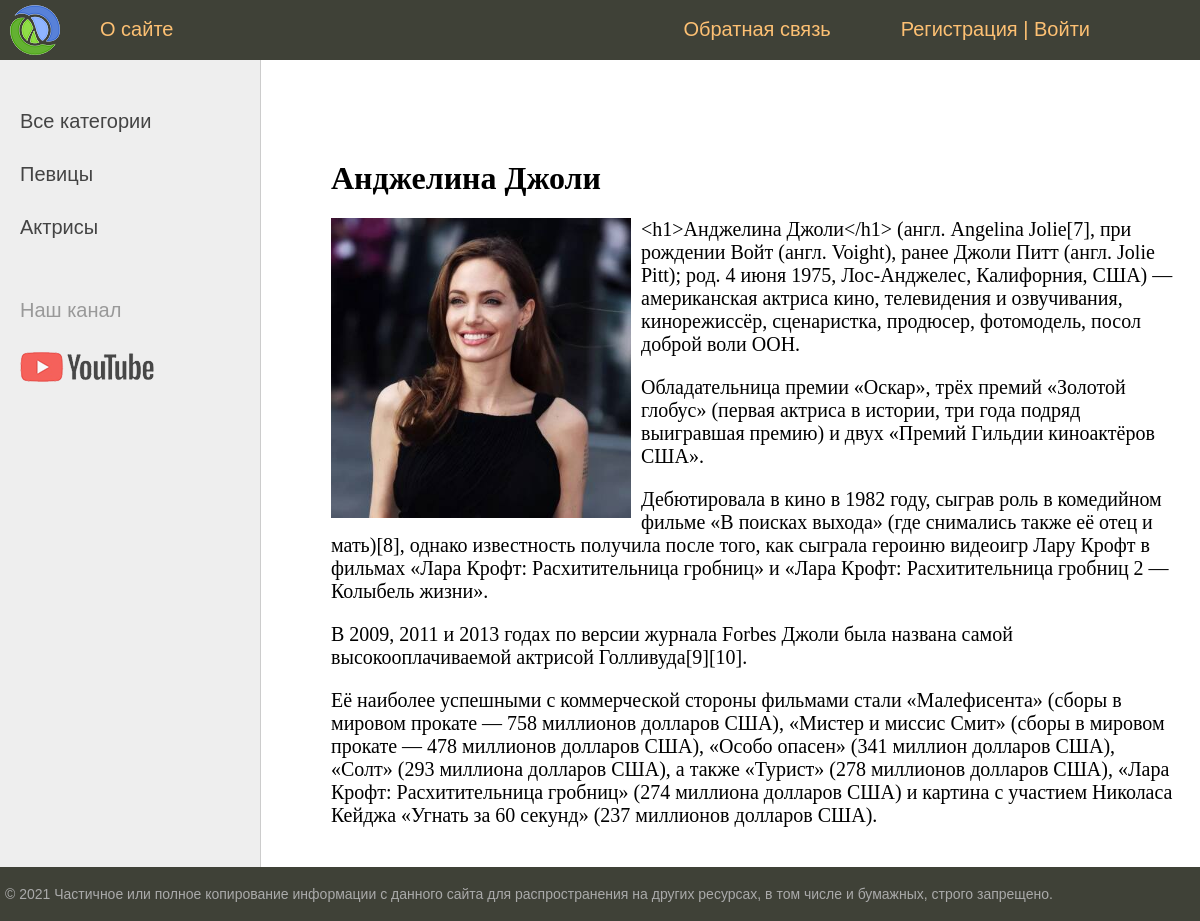
The app's page /post/andzhelina-dzholi/ with its own data.
### women/models.py (models this page shows, shortened)
class Category(models.Model):
    name = models.CharField(max_length=100, db_index=True, verbose_name="Категория")
    slug = models.SlugField(max_length=255, unique=True, db_index=True, verbose_name="URL", null=True)
    class Meta:
        verbose_name = 'Категория'
        verbose_name_plural = 'Категории'
        ordering = ['id']
    def get_absolute_url(self):
        return reverse('category', kwargs={'cat_slug': self.slug})

class Women(models.Model):
    title = models.CharField(max_length=255, verbose_name="Заголовок")
    slug = models.SlugField(max_length=255, unique=True, db_index=True, null=True, verbose_name="URL")
    content = models.TextField(blank=True, verbose_name="Текст статьи")
    photo = models.ImageField(upload_to="photos/%Y/%m/%d/", verbose_name="Фото")
    time_create = models.DateTimeField(auto_now_add=True, verbose_name="Время создания")
    time_update = models.DateTimeField(auto_now=True, verbose_name="Время изменения")
    is_published = models.BooleanField(default=True, verbose_name="Публикация")
    cat = models.ForeignKey('Category', on_delete=models.PROTECT, null=True, verbose_name="Категории")
    class Meta:
        verbose_name = 'Известные женщины'
        verbose_name_plural = 'Известные женщины'
        ordering = ['time_create', 'title']

### women/views.py (the view)
# urls.py: path('post/<slug:post_slug>/', ShowPost.as_view(), name='post'),
class ShowPost(DetailView):
    model = Women
    template_name = 'women/post.html'
    context_object_name = 'post'
    allow_empty = False
    slug_url_kwarg = 'post_slug'
    def get_context_data(self, *, object_list=None, **kwargs):
        context = super().get_context_data(**kwargs)
        context['title'] = context['post'].title
        return context

### women/templatetags/women_tags.py (called while the page is built)
@register.inclusion_tag('women/list_categories.html')
def show_categories(sort=None, cat_selected=0):
    if not sort:
        cats = Category.objects.annotate(Count('women'))
    else:
        cats = Category.objects.annotate(Count('women')).order_by(sort)
    return {"cats": cats, "cat_selected": cat_selected}

@register.inclusion_tag('women/main_menu.html')
def main_menu(request):
    user_menu = menu.copy()
    if not request.user.is_authenticated:
        user_menu.pop(1)
    return {"menu": user_menu}

### women/templates/women/post.html
{% extends 'women/base.html' %}
{% block content %}
<h1>{{post.title}}</h1>
{% if post.photo %}
<p><img class="img-article-left" src="{{post.photo.url}}"></p>
{% endif %}
{{post.content|linebreaks}}
{% endblock %}

### women/templates/women/base.html (shortened to what this page needs)
{% load static %}
{% load women_tags %}
<!DOCTYPE html>
<html>
<head>
	<link type="text/css" href="{% static 'women/css/styles.css' %}" rel="stylesheet" />
</head>
<body>
<table class="table-page" border=0 cellpadding="0" cellspacing="0">
<tr><td valign=top>
{% block mainmenu %}
		<div class="header">
			<ul id="mainmenu" class="mainmenu">
			<li class="logo"><a href="{% url 'home' %}"><div class="logo"></div></a></li>
{% main_menu request=request %}
</ul>
</div>
{% endblock mainmenu %}
<table class="table-content" border=0 cellpadding="0" cellspacing="0">
<tr>
	<td valign="top" class="left-chapters">
	<ul id="leftchapters">
		{% if cat_selected == 0 %}
                   <li class="selected">Все категории</li>
		{% else %}
                   <li><a href="{% url 'home' %}">Все категории</a></li>
		{% endif %}
		{% show_categories '-name' cat_selected=cat_selected  %}
		<li class="share">
		<p>Наш канал</p>
		<a class="share-yt" href="https://www.youtube.com/channel/UClJzWfGWuGJL2t-3dYKcHTA/playlists" target="_blank" rel="nofollow"></a>
		</li>
	</ul>
</td>
<td valign="top" class="content">
	<div class="content-text">
{% block content %}
{% endblock %}
	</div>
</td></tr></table>
</td></tr>
<tr><td valign=top>
	<div id="footer">
		<p>&copy; 2021 Частичное или полное копирование информации с данного сайта для распространения на других ресурсах, в том числе и бумажных, строго запрещено.</p>
	</div>
</td></tr></table>
</body>
</html>

### women/templates/women/main_menu.html
<li class="last">
{% if request.user.is_authenticated %}
	<li class="last"> {{user.username}} | <a href="{% url 'logout' %}">Выйти</a></li>
{% else %}
	<li class="last"><a href="{% url 'register' %}">Регистрация</a> | <a href="{% url 'login' %}">Войти</a></li>
{% endif %}
</li>
{% for m in menu %}
	{% if not forloop.last %}
			<li><a href="{% url m.url_name %}">{{m.title}}</a></li>
	{% else %}
			<li class="last"><a href="{% url m.url_name %}">{{m.title}}</a></li>
	{% endif %}
{% endfor %}

### women/templates/women/list_categories.html
{% for c in cats %}
    {% if c.women__count > 0 %}
         {% if c.pk == cat_selected %}
                   <li class="selected">{{c.name}}</li>
         {% else %}
                   <li><a href="{{ c.get_absolute_url }}">{{c.name}}</a></li>
         {% endif %}
    {% endif %}
{% endfor %}

### women/static/women/css/styles.css (style rules this page uses)
html, body { font-family: 'Arial'; margin: 0; padding: 0; height: 100%; width: 100%; color: #444; }
a { color: #0059b2; text-decoration: none; }
img { max-width: 600px; height: auto; }
img.img-article-left { max-width: 300px; height: auto; float: left; padding: 0 10px 10px 0; }
.table-page { width: 100%; height: 100%; vertical-align: top; }
.table-page tr { height: 100%; }
.header { background: #3F4137; height: 60px; }
.logo { background: url('../images/logo.png') no-repeat 10px 5px; width: 70px; height: 60px; }
ul.mainmenu { list-style: none; margin: 0; padding: 0; height: 60px; color: #fdc073; font-size: 20px; overflow: hidden; }
ul.mainmenu li { float: left; margin: 18px 40px 0 30px; }
ul.mainmenu li.logo { margin: 0; }
ul.mainmenu li.last { float: right; }
ul.mainmenu li a { color: #fdc073; text-decoration: none; }
.table-content { width: 100%; min-height: 100%; height: 100%; }
.left-chapters { margin: 0; background: #eee; border-right: 1px solid #ccc; min-height: 100%; }
.left-chapters ul { width: 230px; min-height: 100%; margin: 0; padding: 20px 10px 10px 20px; list-style: none; font-size: 20px; }
.left-chapters ul li { margin: 30px 0 0 0; color: #999; }
.left-chapters ul li a { color: #444; text-decoration: none; }
.left-chapters ul li.share { margin: 60px 0 0 0; }
.left-chapters ul li.share p { margin: 30px 0 30px 0; }
.left-chapters ul li.share a { display: inline-block; width: 40px; height: 40px; margin: 0 20px 0 0; }
.left-chapters ul li.share a.share-yt { width: 100%; height: 30px; background: url('../images/share_yt.png') no-repeat 0 0 }
.content { padding: 40px 20px 20px 40px; width: 100%; box-sizing: border-box; }
.content-text { margin: 60px 0 0 30px; color: #000; font-size: 20px; font-family: Yandex Sans Display Light; }
.content-text h1 { font-size: 32px; }
#footer { box-sizing: border-box; background: #3F4137; padding: 5px; color: #aaa; font-size: 14px; font-family: Verdana, Geneva, Arial, Helvetica; text-align: left; overflow: hidden; }

### records on screen
Category: name "Певицы"
Category: name "Актрисы"
Women: title "Анджелина Джоли", photo (picture), content "<h1>Анджелина Джоли</h1> (англ. Angelina Jolie[7], при рождении Войт (англ. Voight), ранее Джоли Питт (англ. Jolie Pitt); род. 4 июня 1975, Лос-Анджелес, Калифорния, США) — американская актриса кино, телевидения и озвучивания, кинорежиссёр, сценаристка, продюсер, фотомодель, посол доброй воли ООН. Обладательница премии «Оскар», трёх премий «Золотой глобус» (первая актриса в истории, три года подряд выигравшая премию) и двух «Премий Гильдии киноактёров США». Дебютировала в кино в 1982 году, сыграв роль в комедийном фильме «В поисках выхода» (где снимались также её отец и мать)[8], однако известность получила после того, как сыграла героиню видеоигр Лару Крофт в фильмах «Лара Крофт:…"

### other values on screen
{{ m.title }} "О сайте"
{{ m.title }} "Обратная связь"
